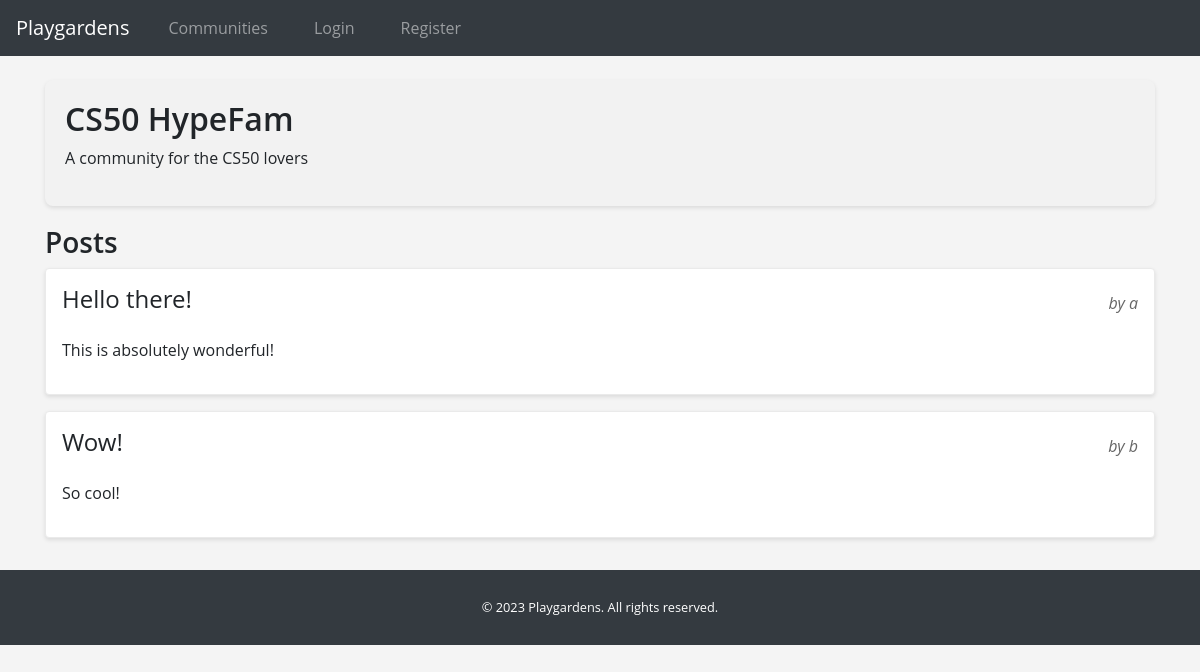
/community/1, run on an earlier commit of the app's database.
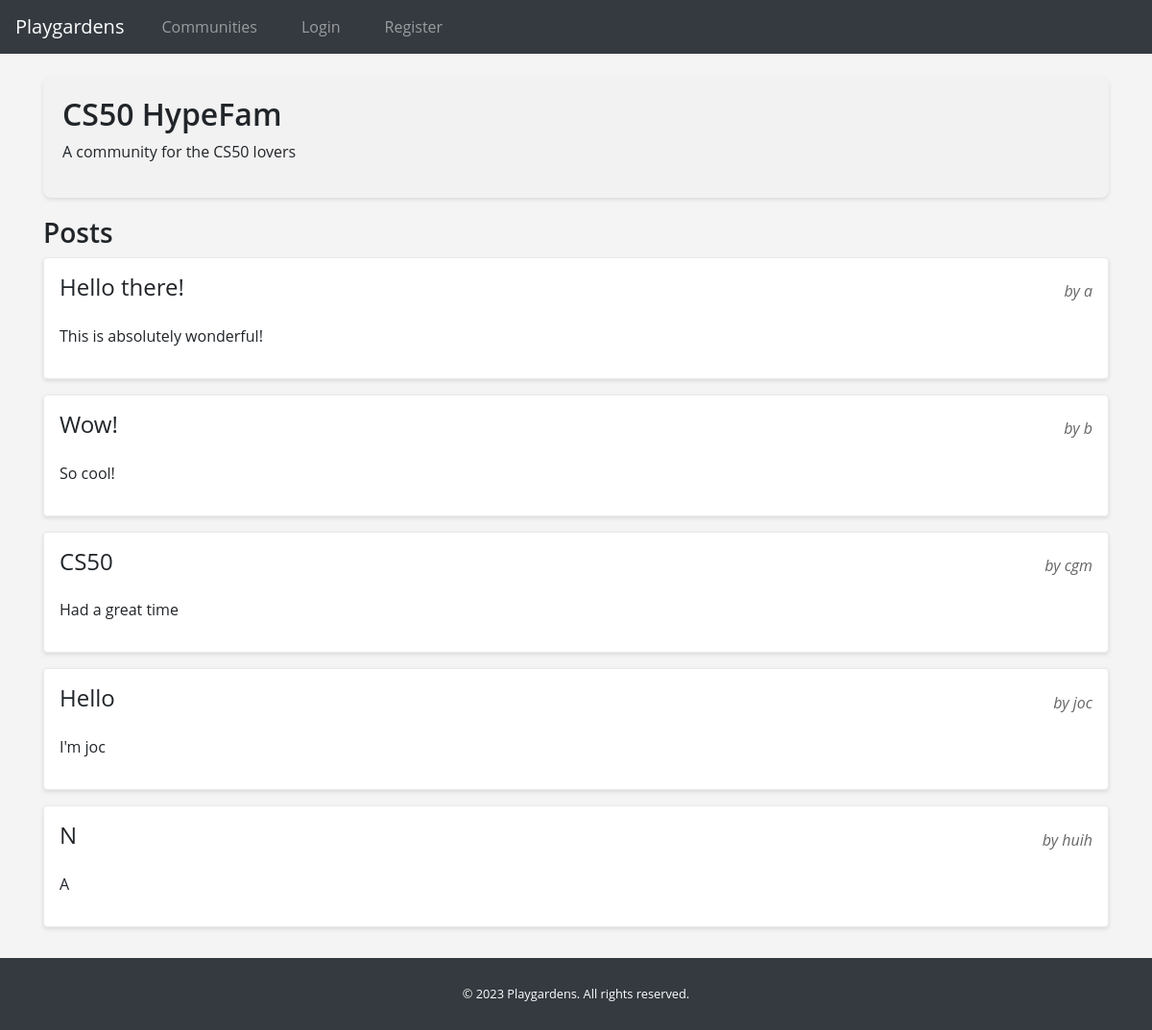
And on a later commit of the database.
### models.py (models this page shows, shortened)
class Community(db.Model):
    id = db.Column(db.Integer, primary_key=True)
    name = db.Column(db.String(100), nullable=False, unique=True)
    description = db.Column(db.Text, nullable=False)
    posts = db.relationship('Post', backref='community', lazy=True)
    members = db.relationship('User', secondary=membership_table, backref='communities')

class Post(db.Model):
    id = db.Column(db.Integer, primary_key=True)
    title = db.Column(db.String(100), nullable=False)
    content = db.Column(db.Text, nullable=False)
    community_id = db.Column(db.Integer, db.ForeignKey('community.id'), nullable=False)
    author_id = db.Column(db.Integer, db.ForeignKey('user.id'), nullable=False)
    author = db.relationship('User', backref='posts')

class User(db.Model):
    id = db.Column(db.Integer, primary_key=True)
    username = db.Column(db.String(80), unique=True, nullable=False)
    email = db.Column(db.String(120), unique=True, nullable=False)
    password_hash = db.Column(db.String(128))
    bio = db.Column(db.Text(), nullable=True)
    location = db.Column(db.String(100), nullable=True)

### app.py (the view)
@app.route('/community/<int:community_id>')
def community(community_id):
    community = Community.query.get_or_404(community_id)
    posts = Post.query.filter_by(community_id=community.id).all()
    post_form = PostForm()
    join_form = JoinForm()  # Make sure you have imported this form at the top
    user_is_member = False
    if 'user_id' in session:
        user = User.query.get(session['user_id'])
        user_is_member = user in community.members  # This checks if the user object is in the members list
    return render_template('community.html', community=community, posts=posts, post_form=post_form, join_form=join_form, user_is_member=user_is_member)

### app.py (called while the page is built)
@app.before_request
def load_user():
    user_id = session.get('user_id')
    if user_id is not None:
        g.user = User.query.get(user_id)
    else:
        g.user = None

### templates/community.html (shortened to what this page needs)
{% extends "base.html" %}
{% block content %}
<div class="community-header">
    <h2>{{ community.name }}</h2>
    <p>{{ community.description }}</p>
</div>
<section class="posts-section">
    <h3>Posts</h3>
    {% for post in community.posts %}
    <div class="post-card">
        <div class="post-header">
            <h4>{{ post.title }}</h4>
            <span class="post-author">by {{ post.author.username }}</span>
        </div>
        <p>{{ post.content }}</p>
    </div>
    {% endfor %}
</section>
{% endblock %}

### templates/base.html (shortened to what this page needs)
<!DOCTYPE html>
<html lang="en">
<head>
    <link rel="stylesheet" href="https://stackpath.bootstrapcdn.com/bootstrap/4.3.1/css/bootstrap.min.css">
    <link rel="stylesheet" href="{{ url_for('static', filename='css/style.css') }}">
</head>
<body>
    <nav class="navbar navbar-expand-lg navbar-dark bg-dark">
        <a class="navbar-brand" href="{{ url_for('home') }}">Playgardens</a>
        <div class="collapse navbar-collapse" id="navbarNav">
            <ul class="navbar-nav">
                <li class="nav-item">
                    <a class="nav-link" href="{{ url_for('communities') }}">Communities</a>
                </li>
                {% if session.user_id %}
                <li class="nav-item dropdown">
                  <a class="nav-link dropdown-toggle" href="#" id="navbarDropdown" role="button" data-toggle="dropdown">
                    {{ g.user.username if g.user else 'Profile' }}
                  </a>
                  <div class="dropdown-menu" aria-labelledby="navbarDropdown">
                    <a class="dropdown-item" href="{{ url_for('logout') }}">Logout</a>
                  </div>
                </li>
              {% else %}
                <li class="nav-item">
                  <a class="nav-link" href="{{ url_for('login') }}">Login</a>
                </li>
                <li class="nav-item">
                  <a class="nav-link" href="{{ url_for('register') }}">Register</a>
                </li>
              {% endif %}
            </ul>
        </div>
    </nav>
    <div class="container mt-4">
        {% block content %}
        {% endblock %}
    </div>
    <footer class="footer bg-dark text-white mt-4">
        <div class="container text-center">
            <p class="my-2">© 2023 Playgardens. All rights reserved.</p>
        </div>
    </footer>
</body>
</html>

### static/css/style.css (style rules this page uses)
body { font-family: Arial, sans-serif; margin: 0; padding: 0; background-color: #f4f4f4; }
nav ul { list-style: none; padding: 0; }
nav ul li { display: inline; margin: 0 10px; }
nav ul li a { color: white; text-decoration: none; }
footer { text-align: center; padding: 20px 0; background-color: #333; color: white; }
nav ul { display: flex; justify-content: center; padding: 0; }
nav ul li { margin: 0 15px; }
nav ul li a { color: white; text-decoration: none; transition: color 0.3s; }
body { font-family: 'Open Sans', sans-serif; }
h1, h2, h3 { font-weight: 600; }
nav { position: sticky; top: 0; z-index: 10; background-color: #333; }
footer { background-color: #222; color: #ddd; padding: 20px; font-size: 0.8em; }
.community-header { background-color: #f2f2f2; padding: 20px; border-radius: 8px; margin-bottom: 20px; box-shadow: 0 2px 4px rgba(0,0,0,0.1); }
.posts-section { margin-bottom: 2rem; }
.post-card { background: #ffffff; border: 1px solid #eaeaea; padding: 1rem; margin-bottom: 1rem; border-radius: 4px; box-shadow: 0 2px 4px rgba(0,0,0,0.1); }
.post-header { display: flex; justify-content: space-between; align-items: center; margin-bottom: 1rem; }
.post-author { font-style: italic; color: #666; }

What changed in the data, as far as the page shows it:
added Post: title "CS50", author.username "cgm", content "Had a great time"
added Post: title "Hello", author.username "joc", content "I'm joc"
added Post: title "N", author.username "huih", content "A"
